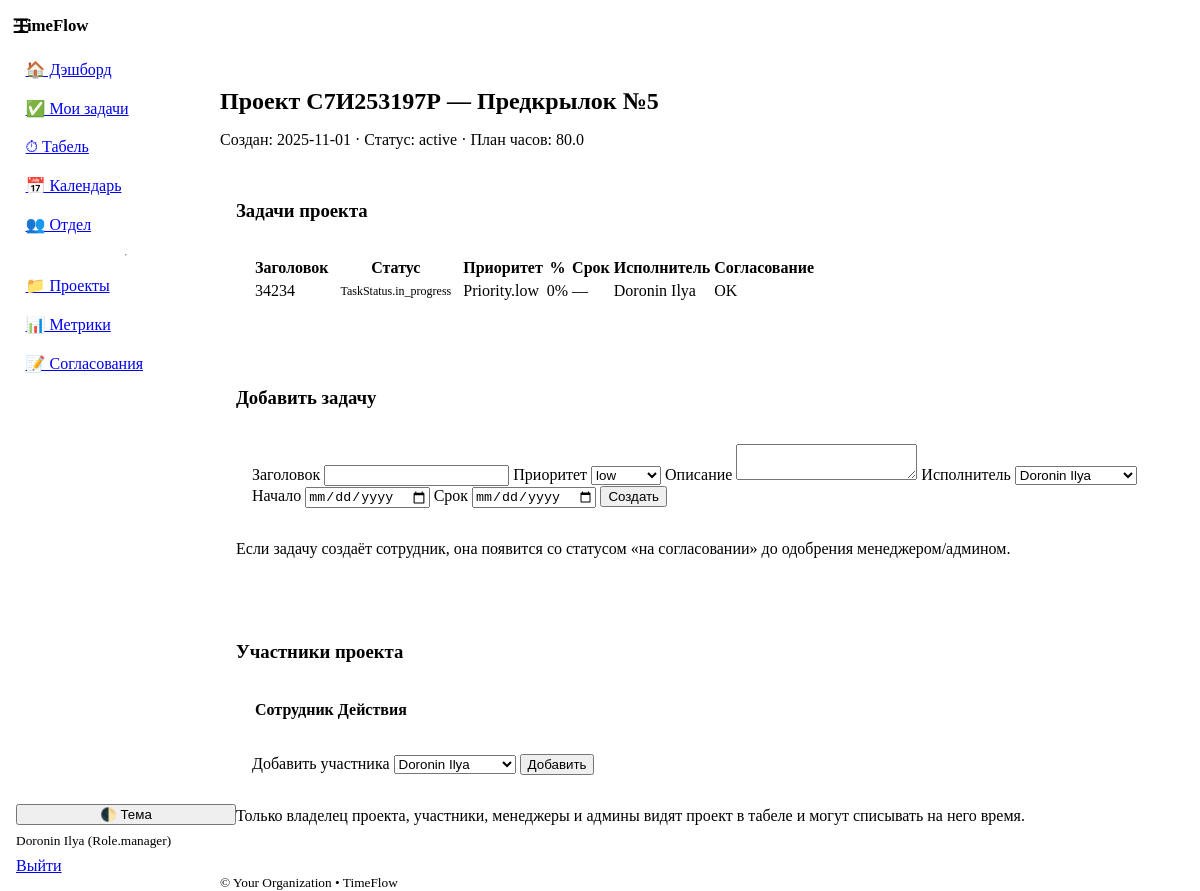
The page /projects/1 (signed in) on the database its author committed.
### models.py (models this page shows)
class User(Base):
    __tablename__ = "users"
    id: Mapped[int] = mapped_column(Integer, primary_key=True, index=True)
    username: Mapped[str] = mapped_column(String(50), unique=True, index=True)
    full_name: Mapped[str] = mapped_column(String(120))
    email: Mapped[str] = mapped_column(String(200), unique=True)
    department: Mapped[str] = mapped_column(String(120), default="")
    role: Mapped[Role] = mapped_column(Enum(Role), default=Role.employee)
    is_active: Mapped[bool] = mapped_column(Boolean, default=True)
    hashed_password: Mapped[str] = mapped_column(String(255))
    created_at: Mapped[dt.datetime] = mapped_column(DateTime, default=dt.datetime.utcnow)
    tasks: Mapped[list["Task"]] = relationship(
        "Task",
        back_populates="assignee",
        foreign_keys="Task.assignee_id",
    )
    time_entries: Mapped[list["TimeEntry"]] = relationship(
        "TimeEntry",
        back_populates="user",
        foreign_keys="TimeEntry.user_id",
    )
    member_projects: Mapped[list["ProjectMember"]] = relationship(backref="user", cascade="all, delete-orphan")

class Project(Base):
    __tablename__ = "projects"
    id: Mapped[int] = mapped_column(Integer, primary_key=True)
    code: Mapped[str] = mapped_column(String(50), index=True)  # e.g., C7И**** or other code
    name: Mapped[str] = mapped_column(String(200))
    description: Mapped[str] = mapped_column(Text, default="")
    is_project: Mapped[bool] = mapped_column(Boolean, default=True)  # False = non-project bucket
    status: Mapped[str] = mapped_column(String(20), default="active")  # active/closed
    planned_hours: Mapped[float] = mapped_column(Float, default=0.0)
    owner_id: Mapped[int | None] = mapped_column(ForeignKey("users.id"))
    date_created: Mapped[dt.date] = mapped_column(Date, default=dt.date.today)
    planned_due_date: Mapped[dt.date | None] = mapped_column(Date, nullable=True)
    owner: Mapped["User"] = relationship()
    tasks: Mapped[list["Task"]] = relationship(back_populates="project")
    __table_args__ = (UniqueConstraint("code", name="uq_project_code"), )
    members: Mapped[list["ProjectMember"]] = relationship(backref="project", cascade="all, delete-orphan")
    tasks: Mapped[list["Task"]] = relationship(back_populates="project")

class Task(Base):
    __tablename__ = "tasks"
    id: Mapped[int] = mapped_column(Integer, primary_key=True)
    title: Mapped[str] = mapped_column(String(200))
    description: Mapped[str] = mapped_column(Text, default="")
    status: Mapped[TaskStatus] = mapped_column(Enum(TaskStatus), default=TaskStatus.in_progress)
    priority: Mapped[Priority] = mapped_column(Enum(Priority), default=Priority.medium)
    percent_complete: Mapped[int] = mapped_column(Integer, default=0)
    start_date: Mapped[dt.date | None] = mapped_column(Date, nullable=True)
    due_date: Mapped[dt.date | None] = mapped_column(Date, nullable=True)
    project_id: Mapped[int | None] = mapped_column(ForeignKey("projects.id"))
    assignee_id: Mapped[int] = mapped_column(ForeignKey("users.id"))
    created_by_id: Mapped[int] = mapped_column(ForeignKey("users.id"))
    created_at: Mapped[dt.datetime] = mapped_column(DateTime, default=dt.datetime.utcnow)
    project: Mapped["Project"] = relationship("Project", back_populates="tasks")
    assignee: Mapped["User"] = relationship(
        "User",
        back_populates="tasks",
        foreign_keys=[assignee_id],
    )
    created_by: Mapped["User"] = relationship(
        "User",
        foreign_keys=[created_by_id],
    )
    comments: Mapped[list["TaskComment"]] = relationship(back_populates="task")
    time_entries: Mapped[list["TimeEntry"]] = relationship(back_populates="task")
    approved: Mapped[bool] = mapped_column(Boolean, default=True)

### app.py (the view)
@app.get("/projects/{project_id}", response_class=HTMLResponse)
def project_detail(request: Request, project_id: int, db: Session = Depends(get_db), user: User = Depends(get_current_user)):
    p = db.get(Project, project_id)
    if not p: raise HTTPException(404, "Проект не найден")
    tasks = db.scalars(select(Task).where(Task.project_id == p.id).order_by(Task.priority.desc(), Task.due_date.nulls_last())).all()
    members = db.scalars(select(ProjectMember).where(ProjectMember.project_id == p.id)).all()
    users = db.scalars(select(User).order_by(User.full_name)).all()
    return templates.TemplateResponse("project_detail.html", {"request": request, "user": user, "project": p, "tasks": tasks, "members": members, "users": users, "app_name": APP_NAME})

### templates/project_detail.html (shortened to what this page needs)
{% extends "base.html" %}
{% block content %}
  <h2>Проект {{ project.code }} — {{ project.name }}</h2>
  <p class="muted">Создан: {{ project.date_created }} · Статус: {{ project.status }} · План часов: {{ '%.1f'|format(project.planned_hours or 0) }}</p>
  <article>
    <h3>Задачи проекта</h3>
    <table class="sticky-table">
      <thead><tr><th>Заголовок</th><th>Статус</th><th>Приоритет</th><th>%</th><th>Срок</th><th>Исполнитель</th><th>Согласование</th></tr></thead>
      <tbody>
        {% for t in tasks %}
        <tr>
          <td>{{ t.title }}</td>
          <td><span class="badge status-{{ t.status }}">{{ t.status }}</span></td>
          <td>{{ t.priority }}</td>
          <td>{{ t.percent_complete }}%</td>
          <td>{{ t.due_date or "—" }}</td>
          <td>{{ t.assignee.full_name }}</td>
          <td>{% if t.approved %}OK{% else %}<span class="badge status-waiting">на согласовании</span>{% endif %}</td>
        </tr>
        {% endfor %}
      </tbody>
    </table>
  </article>
  <article>
    <h3>Добавить задачу</h3>
    <form method="post" action="/tasks/new" class="grid">
      <label>Заголовок <input type="text" name="title" required></label>
      <label>Приоритет
        <select name="priority">
          {% for p in Priority %}<option value="{{ p.value }}">{{ p.value }}</option>{% endfor %}
        </select>
      </label>
      <label>Описание <textarea name="description"></textarea></label>
      <label>Исполнитель
        <select name="assignee_id" required>
          {% for u in users %}<option value="{{ u.id }}">{{ u.full_name }}</option>{% endfor %}
        </select>
      </label>
      <label>Начало <input type="date" name="start_date"></label>
      <label>Срок <input type="date" name="due_date"></label>
      <button type="submit">Создать</button>
    </form>
    <p class="muted">Если задачу создаёт сотрудник, она появится со статусом «на согласовании» до одобрения менеджером/админом.</p>
  </article>
  {% if user.role in ['manager','admin'] %}
  <article>
    <h3>Участники проекта</h3>
    <table>
      <thead><tr><th>Сотрудник</th><th>Действия</th></tr></thead>
    </table>
    <form method="post" action="/projects/{{ project.id }}/members/add" class="grid">
      <label>Добавить участника
        <select name="user_id">
          {% for u in users %}<option value="{{ u.id }}">{{ u.full_name }}</option>{% endfor %}
        </select>
      </label>
      <button type="submit">Добавить</button>
    </form>
    <p class="muted">Только владелец проекта, участники, менеджеры и админы видят проект в табеле и могут списывать на него время.</p>
  </article>
  {% endif %}
{% endblock %}

### templates/base.html (shortened to what this page needs)
<!doctype html>
<html lang="ru" data-theme="light">
<head>
  <link rel="stylesheet" href="https://cdn.jsdelivr.net/npm/@picocss/pico@1/css/pico.min.css">
  <link rel="stylesheet" href="/static/theme.css">
</head>
<body class="layout">
  <aside class="sidebar">
    <div class="brand">
      <strong>{{ app_name }}</strong>
    </div>
    <nav class="menu">
      <a href="/dashboard">🏠 Дэшборд</a>
      <a href="/tasks?mine=1">✅ Мои задачи</a>
      <a href="/timesheet">⏱ Табель</a>
      <a href="/leaves">📅 Календарь</a>
      <a href="/team">👥 Отдел</a>
      {% if user and (user.role in ['manager','admin']) %}
        <hr>
        <a href="/projects">📁 Проекты</a>
        <a href="/metrics">📊 Метрики</a>
        <a href="/admin/approvals">📝 Согласования</a>
      {% endif %}
    </nav>
    <div class="sidebar-bottom">
      <button class="contrast full" onclick="toggleTheme()">🌓 Тема</button>
      {% if user %}
        <small class="muted">{{ user.full_name }} ({{ user.role }})</small>
        <a href="/auth/logout" class="secondary full">Выйти</a>
      {% endif %}
    </div>
  </aside>
  <header class="topbar">
    <label for="nav-toggle" class="burger" aria-label="Открыть меню">☰</label>
  </header>
  <main class="content container">
    {% block content %}{% endblock %}
  </main>
  <footer class="container footer-note">
    <small>&copy; {{ org_name if org_name is defined else '' }} • {{ app_name }}</small>
  </footer>
</body>
</html>

### static/theme.css (style rules this page uses)
:root { --sidebar-w: 220px; --topbar-h: 52px; --pico-border-radius: 12px; --tf-critical: hsl(0 75% 45%); --tf-badge-green-bg: hsl(148 58% 88%); --tf-badge-green-fg: hsl(148 45% 24%); --tf-badge-amber-bg: hsl(40 95% 90%); --tf-badge-amber-fg: hsl(28 65% 28%); --tf-badge-red-bg: hsl(3 80% 92%); --tf-badge-red-fg: hsl(3 70% 35%); --tf-badge-blue-bg: hsl(224 90% 92%); --tf-badge-blue-fg: hsl(224 70% 30%); --tf-badge-gray-bg: hsl(210 16% 90%); --tf-badge-gray-fg: hsl(210 12% 30%); }
.layout { display: contents; }
.sidebar { position: fixed; inset: 0 auto 0 0; width: var(--sidebar-w); background: var(--pico-card-background-color); border-right: 1px solid var(--pico-muted-border-color); padding: 1rem; display: flex; flex-direction: column; gap: 1rem; transform: translateX(-100%); transition: transform .2s ease; z-index: 1000; }
.brand { font-size: 1.05rem; white-space: nowrap; overflow: hidden; text-overflow: ellipsis; }
.menu { display: flex; flex-direction: column; gap: .25rem; }
.menu a { padding: .5rem .6rem; border-radius: 8px; }
.sidebar-bottom { margin-top: auto; display: grid; gap: .5rem; }
.full { width: 100%; }
.muted { color: var(--pico-muted-color); }
.topbar { position: fixed; top: 0; left: 0; right: 0; height: var(--topbar-h); display: flex; align-items: center; gap: .5rem; padding: 0 .75rem; background: var(--pico-background-color); border-bottom: 1px solid var(--pico-muted-border-color); z-index: 1100; }
.burger { font-size: 1.25rem; cursor: pointer; user-select: none; }
.content { padding-top: calc(var(--topbar-h) + 1rem); }
.container.content > * { margin-bottom: 1rem; }
.container.content article, .container.content table, .container.content form { background: var(--pico-card-background-color); border: 1px solid var(--pico-muted-border-color); border-radius: var(--pico-border-radius); padding: 1rem; }
.sticky-table thead th { position: sticky; top: var(--topbar-h); background: var(--pico-card-background-color); z-index: 5; }
.badge { padding: .15rem .5rem; border-radius: 999px; font-size: .75rem; line-height: 1.6; }
@media (min-width: 992px) { .sidebar { transform: translateX(0); } }
@media (min-width: 992px) { .topbar { left: 0; } }
@media (min-width: 992px) { .content, .footer-note { margin-left: var(--sidebar-w); } }

### rows shown on the page
User: full_name "Doronin Ilya", role "Role.manager"
Project: code "С7И253197Р", name "Предкрылок №5", date_created "2025-11-01", status "active", planned_hours "80.0"
Task: title "34234", status "TaskStatus.in_progress", priority "Priority.low", percent_complete "0", due_date "—", assignee.full_name "Doronin Ilya", approved "OK"

### other values the page prints
{{ app_name }} "TimeFlow"
{{ org_name if org_name is defined else '' }} "Your Organization"
form field priority "low"
form field assignee_id "Doronin Ilya"
form field user_id "Doronin Ilya"
